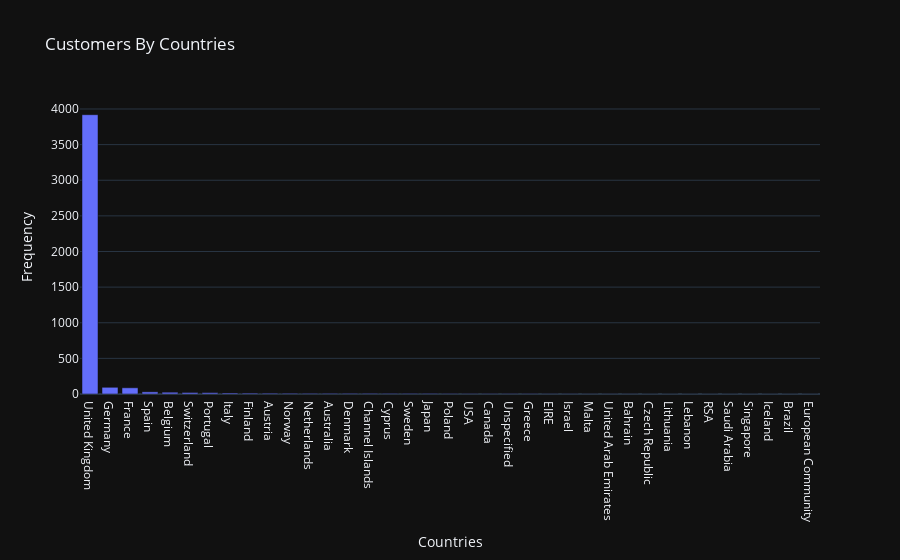

This figure's notebook cell:
### Code cell
df_graph1 = df.groupby('country')["customerid"].nunique().sort_values(ascending=False)
fig = px.bar(x=df_graph1.index,
             y=df_graph1,
             title="Customers By Countries",
             labels=dict(x="Countries", y="Frequency"))
fig.show()

### Figure 1 — Plotly figure (JSON) as saved in the notebook; plotly's stock layout.template omitted (floating-point values rounded to 4 significant figures)
{"data": [{"alignmentgroup": "True", "hovertemplate": "Countries=%{x}<br>Frequency=%{y}<extra></extra>", "legendgroup": "", "marker": {"color": "#636efa", "pattern": {"shape": ""}}, "name": "", "offsetgroup": "", "orientation": "v", "showlegend": false, "textposition": "auto", "x": ["United Kingdom", "Germany", "France", "Spain", "Belgium", "Switzerland", "Portugal", "Italy", "Finland", "Austria", "Norway", "Netherlands", "Australia", "Denmark", "Channel Islands", "Cyprus", "Sweden", "Japan", "Poland", "USA", "Canada", "Unspecified", "Greece", "EIRE", "Israel", "Malta", "United Arab Emirates", "Bahrain", "Czech Republic", "Lithuania", "Lebanon", "RSA", "Saudi Arabia", "Singapore", "Iceland", "Brazil", "European Community"], "xaxis": "x", "y": [3920, 94, 87, 30, 25, 21, 19, 14, 12, 11, 10, 9, 9, 9, 9, 8, 8, 8, 6, 4, 4, 4, 4, 3, 3, 2, 2, 2, 1, 1, 1, 1, 1, 1, 1, 1, 1], "yaxis": "y", "type": "bar"}], "layout": {"xaxis": {"anchor": "y", "domain": [0.0, 1.0], "title": {"text": "Countries"}}, "yaxis": {"anchor": "x", "domain": [0.0, 1.0], "title": {"text": "Frequency"}}, "legend": {"tracegroupgap": 0}, "title": {"text": "Customers By Countries"}, "barmode": "relative"}}
